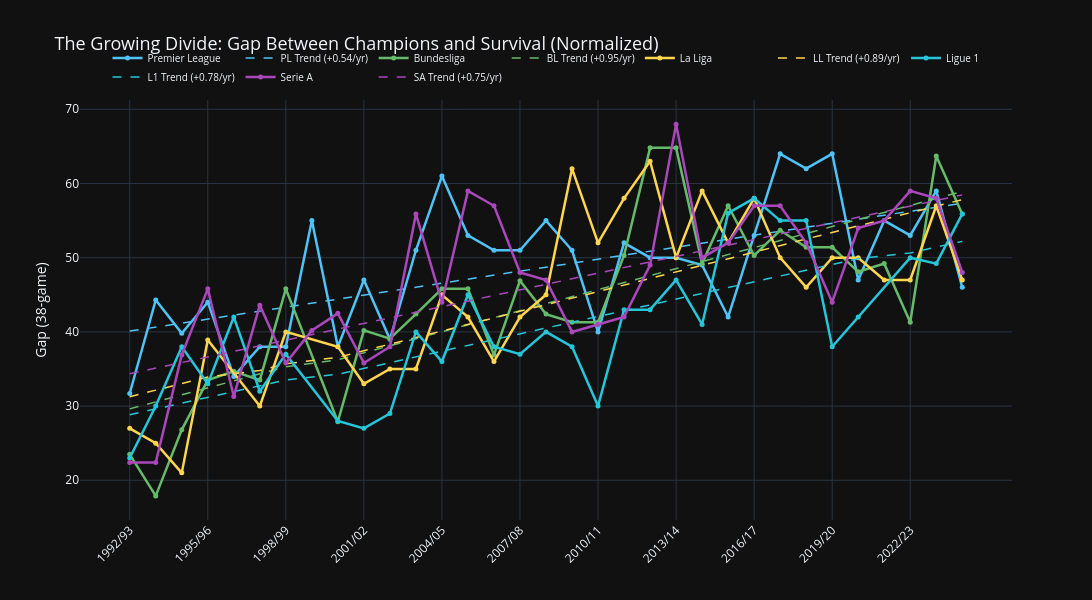

Here is the notebook cell this chart was saved with:
### Markdown cell above
## The Gap Over Time (Normalized to 38 games)

### Code cell
fig = build_comparison_chart(
   league_data,
   metric="Gap (38-game)",
   title="The Growing Divide: Gap Between Champions and Survival (Normalized)",
)
fig
